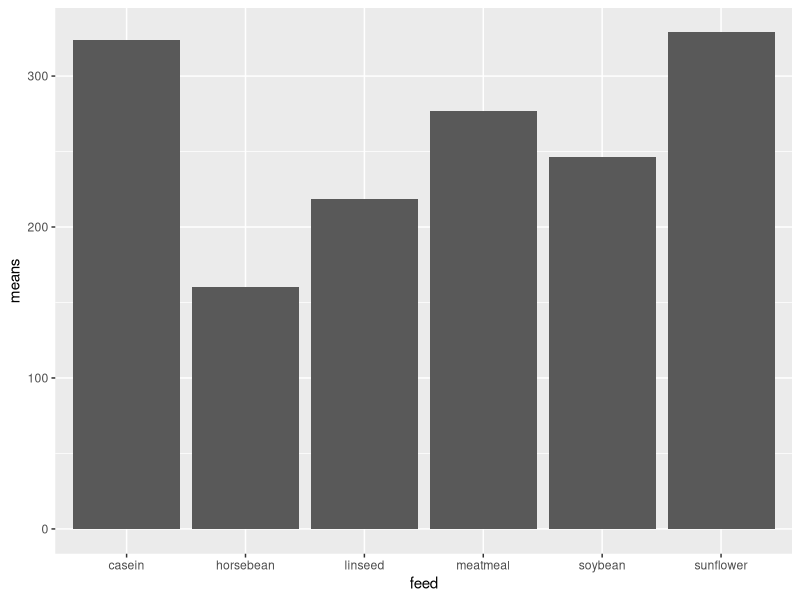
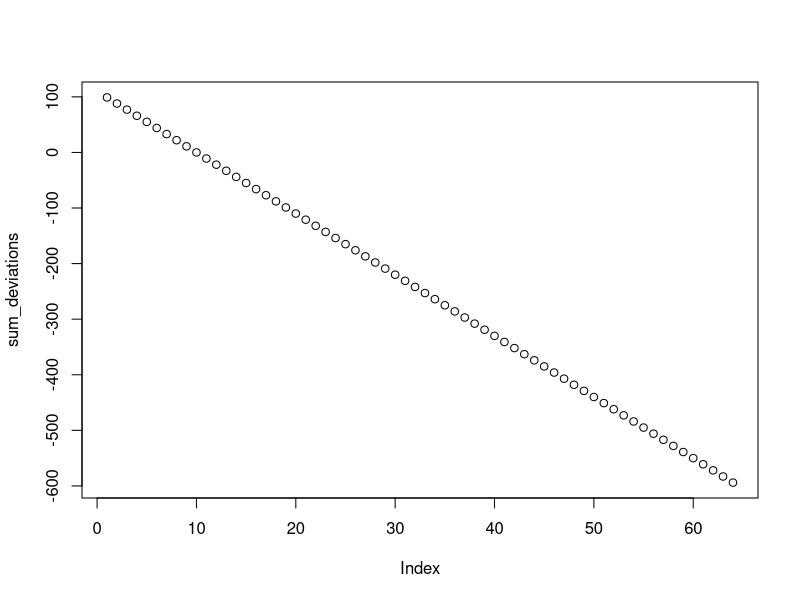
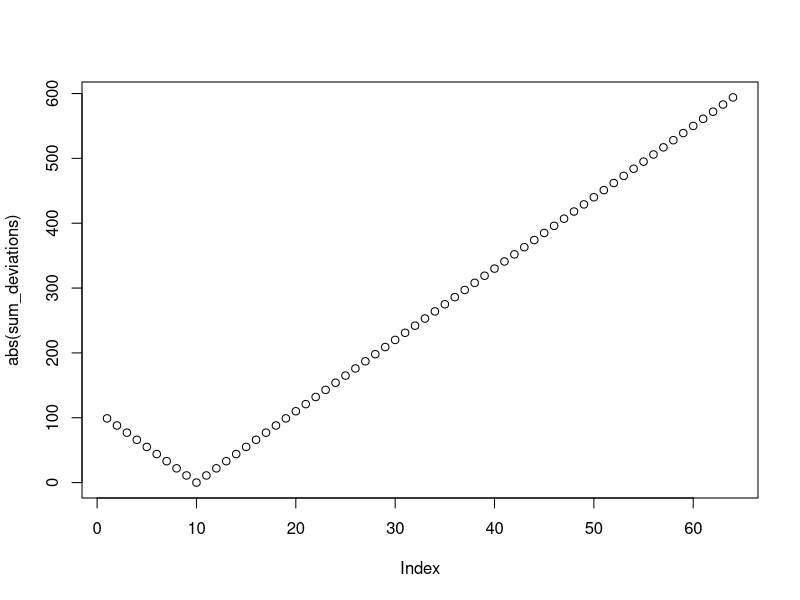

Here is the R script that generated these plots, in order:
## ---- chunk 1
knitr::opts_chunk$set(
  collapse = TRUE,
  comment = "#>",
  message = FALSE,
  warning = FALSE
)
## ---- chunk 2
# load libraries
library(dplyr)
library(ggplot2)

# chickwts is a built in data set
# with chick weights by feed

# calculate means for each feed type
means_df <- chickwts %>%
  group_by(feed) %>%
  summarize(means = mean(weight))

# print table of means
knitr::kable(means_df)

# plot the means
ggplot(means_df, aes(x=feed, y=means)) +
  geom_bar(stat="identity")
## ---- chunk 3
a <- 1:10

mean(a) # arithmetic mean
median(a) # median
sd(a) # sample standard deviation (n-1)
var(a) # sample variance (n-1)
## ---- chunk 4
mean(1:10)
mean(c(1,2,3))
mean(chickwts$weight)
## ---- chunk 5
a <- 1:10 # create a vector
sum_a <- sum(a) # store the sum
length_a <- length(a) # store the length (n)
mean_a <- sum(a)/length(a) # store the sum/n
mean_a # report the mean
## ---- chunk 6
# A long-form mean function that shows each step
my_mean <- function(x) {
  sum_x    <- sum(x) # store the sum
  length_x <- length(x) # store the length (n)
  mean_x   <- sum_x/length_x # divide and store mean
  return(mean_x) # output the mean
}

my_mean(1:10)
## ---- chunk 7
# return() is not necessary if the function ends with a
# variable name being printed
my_mean <- function(x) {
  sum_x    <- sum(x) # store the sum
  length_x <- length(x) # store the length (n)
  mean_x   <- sum_x/length_x # compute and store mean
  mean_x # output the mean
}

my_mean(1:10)

# end with the mean computation
my_mean <- function(x) {
  sum_x <- sum(x) # store the sum
  length_x <- length(x) # store the length (n)
  sum_x/length_x # compute and output the mean
}

my_mean(1:10)

# no intermediate saving of sum or length
my_mean <- function(x) {
  sum(x)/length(x) # compute and output the mean
}

my_mean(1:10)

# one-liner
my_mean <- function(x) sum(x)/length(x)

my_mean(1:10)
## ---- chunk 8
scores <- c(1,64,5,4,3,4,5,6,7,8,3)
## ---- chunk 9
scores-5
## ---- chunk 10
sum(scores-5)
## ---- chunk 11
scores # the scores

mean(scores) # the mean

scores-mean(scores) #the vector of deviations from the mean

sum(scores-mean(scores)) # the sum
## ---- chunk 12
sum(scores-1)
sum(scores-2)
sum(scores-3)
sum(scores-4)
sum(scores-5)
sum(scores-6)
## and so on to 64
## ---- chunk 13
min(scores) 
max(scores)
numbers_to_test <- min(scores):max(scores)

sum_deviations <-c() # create an empty vector to store sums
for(i in numbers_to_test) {
  sum_deviations[i] <- sum(scores-i)
}

sum_deviations
## ---- chunk 14
plot(sum_deviations)
## ---- chunk 15
plot(abs(sum_deviations))
## ---- chunk 16
#find the positions in vector that equal 0
which(sum_deviations == 0)

#show the value in position 10
sum_deviations[10]

#all in one
sum_deviations[ which(sum_deviations == 0) ]
## ---- chunk 17

scores <- 1:20
numbers_to_test <- min(scores):max(scores)

sum_deviations <-c() # create an empty vector to store sums
for(i in numbers_to_test) {
  sum_deviations[i] <- sum(scores-i)
}

sum_deviations
which(sum_deviations == 0)
## ---- chunk 18
which(abs(sum_deviations) == min(abs(sum_deviations)))
## ---- chunk 19
approximate_mean <- function(scores,test_sequence){
  sum_deviations <- c()
  for(i in 1:length(test_sequence)){
    sum_deviations[i] <- sum(scores-test_sequence[i])
  }
  locate_index <- which(abs(sum_deviations) == min(abs(sum_deviations)))
  test_sequence[locate_index]
}

a <- c(1,4,3,2,4,3,5,4,6,5,7,6,8,7,9,8,7,6,7,6,5)
b <- seq(0,10,.1)
approximate_mean(a,b)

#actual mean
mean(a)
